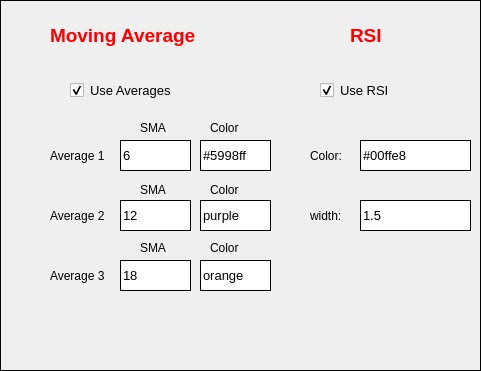
   <widget class="QFrame" name="frame_3">
    <property name="geometry">
     <rect>
      <x>780</x>
      <y>390</y>
      <width>481</width>
      <height>371</height>
     </rect>
    </property>
    <property name="styleSheet">
     <string notr="true">border:1px solid black</string>
    </property>
    <property name="frameShape">
     <enum>QFrame::StyledPanel</enum>
    </property>
    <property name="frameShadow">
     <enum>QFrame::Raised</enum>
    </property>
    <widget class="QLineEdit" name="rsi_width">
     <property name="geometry">
      <rect>
       <x>360</x>
       <y>200</y>
       <width>111</width>
       <height>31</height>
      </rect>
     </property>
     <property name="font">
      <font>
       <pointsize>10</pointsize>
      </font>
     </property>
     <property name="styleSheet">
      <string notr="true"/>
     </property>
     <property name="text">
      <string>1.5</string>
     </property>
    </widget>
    <widget class="QLineEdit" name="av2">
     <property name="geometry">
      <rect>
       <x>120</x>
       <y>200</y>
       <width>71</width>
       <height>31</height>
      </rect>
     </property>
     <property name="font">
      <font>
       <pointsize>10</pointsize>
      </font>
     </property>
     <property name="styleSheet">
      <string notr="true"/>
     </property>
     <property name="text">
      <string>12</string>
     </property>
    </widget>
    <widget class="QLabel" name="label_70">
     <property name="geometry">
      <rect>
       <x>210</x>
       <y>180</y>
       <width>51</width>
       <height>20</height>
      </rect>
     </property>
     <property name="styleSheet">
      <string notr="true">border:none
</string>
     </property>
     <property name="text">
      <string>Color</string>
     </property>
    </widget>
    <widget class="QLabel" name="label_64">
     <property name="geometry">
      <rect>
       <x>50</x>
       <y>200</y>
       <width>61</width>
       <height>31</height>
      </rect>
     </property>
     <property name="styleSheet">
      <string notr="true">border:none
</string>
     </property>
     <property name="text">
      <string>Average 2</string>
     </property>
    </widget>
    <widget class="QLineEdit" name="av1_col">
     <property name="geometry">
      <rect>
       <x>200</x>
       <y>140</y>
       <width>71</width>
       <height>31</height>
      </rect>
     </property>
     <property name="font">
      <font>
       <pointsize>10</pointsize>
      </font>
     </property>
     <property name="styleSheet">
      <string notr="true"/>
     </property>
     <property name="text">
      <string>#5998ff</string>
     </property>
    </widget>
    <widget class="QLineEdit" name="av3">
     <property name="geometry">
      <rect>
       <x>120</x>
       <y>260</y>
       <width>71</width>
       <height>31</height>
      </rect>
     </property>
     <property name="font">
      <font>
       <pointsize>10</pointsize>
      </font>
     </property>
     <property name="styleSheet">
      <string notr="true"/>
     </property>
     <property name="text">
      <string>18</string>
     </property>
    </widget>
    <widget class="QLabel" name="label_65">
     <property name="geometry">
      <rect>
       <x>140</x>
       <y>120</y>
       <width>51</width>
       <height>16</height>
      </rect>
     </property>
     <property name="styleSheet">
      <string notr="true">border:none
</string>
     </property>
     <property name="text">
      <string>SMA</string>
     </property>
    </widget>
    <widget class="QLabel" name="label_47">
     <property name="geometry">
      <rect>
       <x>50</x>
       <y>20</y>
       <width>201</width>
       <height>31</height>
      </rect>
     </property>
     <property name="font">
      <font>
       <pointsize>14</pointsize>
       <weight>75</weight>
       <bold>true</bold>
      </font>
     </property>
     <property name="styleSheet">
      <string notr="true">border:none;color: red;</string>
     </property>
     <property name="text">
      <string>Moving Average</string>
     </property>
    </widget>
    <widget class="QLabel" name="label_68">
     <property name="geometry">
      <rect>
       <x>210</x>
       <y>240</y>
       <width>51</width>
       <height>16</height>
      </rect>
     </property>
     <property name="styleSheet">
      <string notr="true">border:none
</string>
     </property>
     <property name="text">
      <string>Color</string>
     </property>
    </widget>
    <widget class="QLabel" name="label_67">
     <property name="geometry">
      <rect>
       <x>140</x>
       <y>240</y>
       <width>51</width>
       <height>16</height>
      </rect>
     </property>
     <property name="styleSheet">
      <string notr="true">border:none
</string>
     </property>
     <property name="text">
      <string>SMA</string>
     </property>
    </widget>
    <widget class="QLabel" name="label_62">
     <property name="geometry">
      <rect>
       <x>50</x>
       <y>260</y>
       <width>61</width>
       <height>31</height>
      </rect>
     </property>
     <property name="styleSheet">
      <string notr="true">border:none
</string>
     </property>
     <property name="text">
      <string>Average 3</string>
     </property>
    </widget>
    <widget class="QCheckBox" name="radio_average">
     <property name="geometry">
      <rect>
       <x>70</x>
       <y>80</y>
       <width>141</width>
       <height>20</height>
      </rect>
     </property>
     <property name="font">
      <font>
       <pointsize>10</pointsize>
      </font>
     </property>
     <property name="styleSheet">
      <string notr="true">border:none</string>
     </property>
     <property name="text">
      <string>Use Averages</string>
     </property>
     <property name="checked">
      <bool>true</bool>
     </property>
    </widget>
    <widget class="QLabel" name="label_69">
     <property name="geometry">
      <rect>
       <x>210</x>
       <y>120</y>
       <width>51</width>
       <height>16</height>
      </rect>
     </property>
     <property name="styleSheet">
      <string notr="true">border:none
</string>
     </property>
     <property name="text">
      <string>Color</string>
     </property>
    </widget>
    <widget class="QLabel" name="label_71">
     <property name="geometry">
      <rect>
       <x>310</x>
       <y>140</y>
       <width>41</width>
       <height>31</height>
      </rect>
     </property>
     <property name="styleSheet">
      <string notr="true">border:none
</string>
     </property>
     <property name="text">
      <string>Color:</string>
     </property>
    </widget>
    <widget class="QLineEdit" name="rsi_color">
     <property name="geometry">
      <rect>
       <x>360</x>
       <y>140</y>
       <width>111</width>
       <height>31</height>
      </rect>
     </property>
     <property name="font">
      <font>
       <pointsize>10</pointsize>
      </font>
     </property>
     <property name="styleSheet">
      <string notr="true"/>
     </property>
     <property name="text">
      <string>#00ffe8</string>
     </property>
    </widget>
    <widget class="QCheckBox" name="radio_rsi">
     <property name="geometry">
      <rect>
       <x>320</x>
       <y>80</y>
       <width>101</width>
       <height>20</height>
      </rect>
     </property>
     <property name="font">
      <font>
       <pointsize>10</pointsize>
      </font>
     </property>
     <property name="styleSheet">
      <string notr="true">border:none</string>
     </property>
     <property name="text">
      <string>Use RSI</string>
     </property>
     <property name="checked">
      <bool>true</bool>
     </property>
    </widget>
    <widget class="QLineEdit" name="av2_col">
     <property name="geometry">
      <rect>
       <x>200</x>
       <y>200</y>
       <width>71</width>
       <height>31</height>
      </rect>
     </property>
     <property name="font">
      <font>
       <pointsize>10</pointsize>
      </font>
     </property>
     <property name="styleSheet">
      <string notr="true"/>
     </property>
     <property name="text">
      <string>purple</string>
     </property>
    </widget>
    <widget class="QLineEdit" name="av1">
     <property name="geometry">
      <rect>
       <x>120</x>
       <y>140</y>
       <width>71</width>
       <height>31</height>
      </rect>
     </property>
     <property name="font">
      <font>
       <pointsize>10</pointsize>
      </font>
     </property>
     <property name="styleSheet">
      <string notr="true"/>
     </property>
     <property name="text">
      <string>6</string>
     </property>
    </widget>
    <widget class="QLabel" name="label_63">
     <property name="geometry">
      <rect>
       <x>50</x>
       <y>140</y>
       <width>61</width>
       <height>31</height>
      </rect>
     </property>
     <property name="styleSheet">
      <string notr="true">border:none
</string>
     </property>
     <property name="text">
      <string>Average 1</string>
     </property>
    </widget>
    <widget class="QLabel" name="label_55">
     <property name="geometry">
      <rect>
       <x>350</x>
       <y>20</y>
       <width>71</width>
       <height>31</height>
      </rect>
     </property>
     <property name="font">
      <font>
       <pointsize>14</pointsize>
       <weight>75</weight>
       <bold>true</bold>
      </font>
     </property>
     <property name="styleSheet">
      <string notr="true">border:none;color: red;</string>
     </property>
     <property name="text">
      <string>RSI</string>
     </property>
    </widget>
    <widget class="QLineEdit" name="av3_col">
     <property name="geometry">
      <rect>
       <x>200</x>
       <y>260</y>
       <width>71</width>
       <height>31</height>
      </rect>
     </property>
     <property name="font">
      <font>
       <pointsize>10</pointsize>
      </font>
     </property>
     <property name="styleSheet">
      <string notr="true"/>
     </property>
     <property name="text">
      <string>orange</string>
     </property>
    </widget>
    <widget class="QLabel" name="label_66">
     <property name="geometry">
      <rect>
       <x>140</x>
       <y>180</y>
       <width>51</width>
       <height>20</height>
      </rect>
     </property>
     <property name="styleSheet">
      <string notr="true">border:none
</string>
     </property>
     <property name="text">
      <string>SMA</string>
     </property>
    </widget>
    <widget class="QLabel" name="label_72">
     <property name="geometry">
      <rect>
       <x>310</x>
       <y>200</y>
       <width>41</width>
       <height>31</height>
      </rect>
     </property>
     <property name="styleSheet">
      <string notr="true">border:none
</string>
     </property>
     <property name="text">
      <string>width:</string>
     </property>
    </widget>
   </widget>
